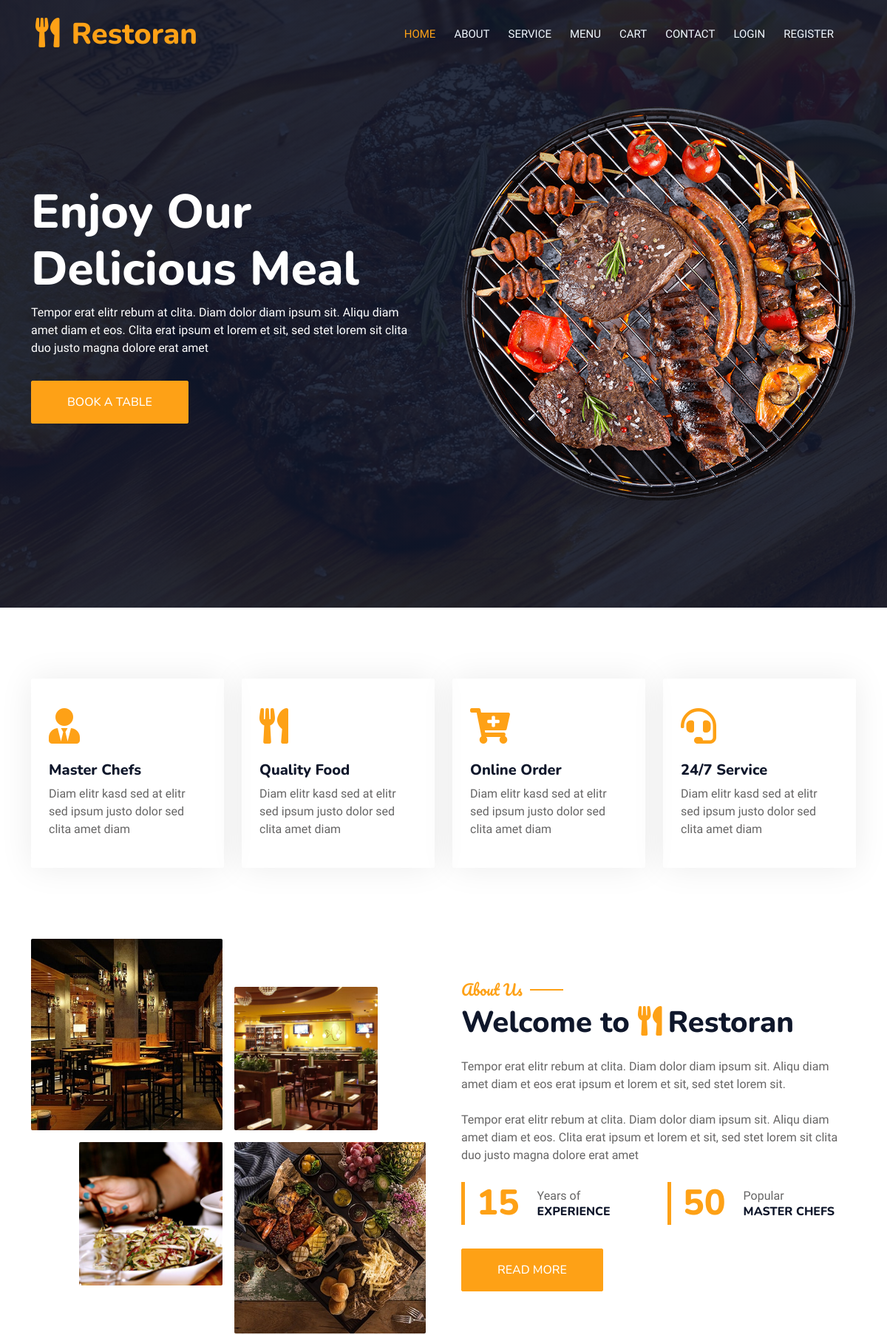
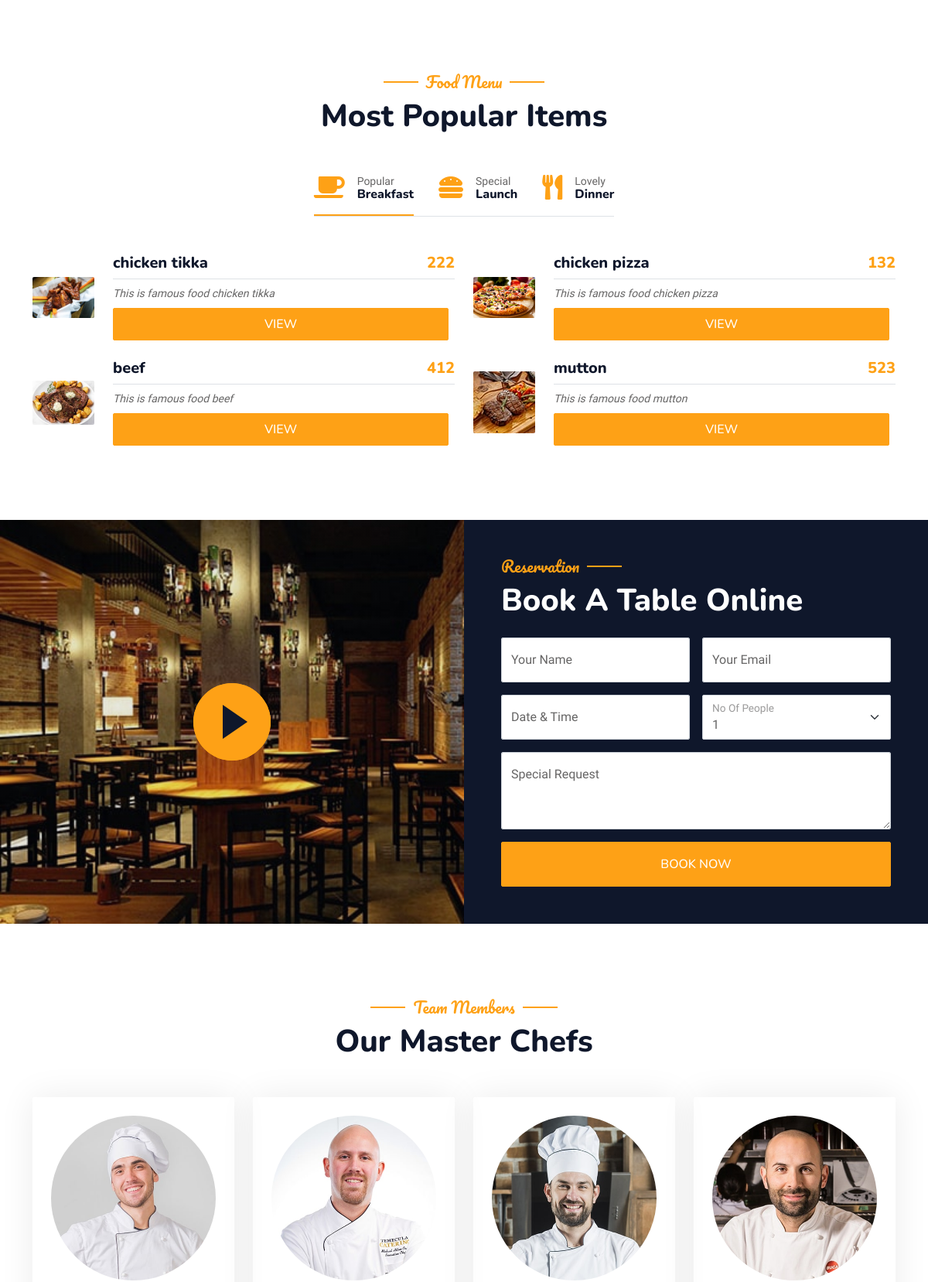
The page / (upper part) on the database its author committed (2 pictures, top to bottom).
### tables this page shows
CREATE TABLE food(
    id INT NOT NULL AUTO_INCREMENT,
    name VARCHAR(225) NOT NULL,
    image VARCHAR(225) NOT NULL,
    description TEXT NOT NULL,
    price VARCHAR(30) NOT NULL,
    created_At TIMESTAMP NOT NULL DEFAULT CURRENT_TIMESTAMP,
    PRIMARY KEY (id)
);

### index.php (the view, shortened to what the rows shown need)
<?php
include "./php/public/global/header.php";
include "./php/lib/App.php";
$db = new App;
$foods = $db->selectData("food");
?>
<body>
    <div class="container-xxl bg-white p-0">
        <div class="container-xxl position-relative p-0">
            <?php include "./php/public/global/navbar.php" ?>
            <div class="container-xxl py-5 bg-dark hero-header mb-5">
                <div class="container my-5 py-5">
                    <div class="row align-items-center g-5">
                        <div class="col-lg-6 text-center text-lg-start">
                            <h1 class="display-3 text-white animated slideInLeft">Enjoy Our<br>Delicious Meal</h1>
                        </div>
                    </div>
                </div>
            </div>
        </div>
        <div class="container-xxl py-5">
            <div class="container">
                <div class="row g-5 align-items-center">
                    <div class="col-lg-6">
                        <h1 class="mb-4">Welcome to <i class="fa fa-utensils text-primary me-2"></i>Restoran</h1>
                        <div class="row g-4 mb-4">
                            <div class="col-sm-6">
                                <div class="d-flex align-items-center border-start border-5 border-primary px-3">
                                    <h1 class="flex-shrink-0 display-5 text-primary mb-0" data-toggle="counter-up">15</h1>
                                </div>
                            </div>
                            <div class="col-sm-6">
                                <div class="d-flex align-items-center border-start border-5 border-primary px-3">
                                    <h1 class="flex-shrink-0 display-5 text-primary mb-0" data-toggle="counter-up">50</h1>
                                </div>
                            </div>
                        </div>
                    </div>
                </div>
            </div>
        </div>
        <div class="container-xxl py-5">
            <div class="container">
                <div class="text-center wow fadeInUp" data-wow-delay="0.1s">
                    <h1 class="mb-5">Most Popular Items</h1>
                </div>
                <div class="tab-class text-center wow fadeInUp" data-wow-delay="0.1s">
                    <div class="tab-content">
                        <div id="tab-1" class="tab-pane fade show p-0 active">
                            <div class="row g-4">
                                <?php
                                    if(!empty($foods) && is_array($foods)){
                                        foreach($foods as $food){
                                ?>
                                <div class="col-lg-6">
                                    <div class="d-flex align-items-center">
                                        <img class="flex-shrink-0 img-fluid rounded" src="img/<?php echo $food['image'] ?>" alt="" style="width: 80px;">
                                        <div class="w-100 d-flex flex-column text-start ps-4">
                                            <h5 class="d-flex justify-content-between border-bottom pb-2">
                                                <span><?php echo $food['name'] ?></span>
                                                <span class="text-primary"><?php echo $food['price'] ?> </span>
                                            </h5>
                                            <small class="fst-italic"><?php echo $food['description'] ?></small>
                                            <a type="button" href="<?php echo APP_URL; ?>/food/add-cart.php?id=<?php echo $food['id'] ?>" class="btn btn-primary py-2 top-0 end-0 mt-2 me-2">view</a>
                                        </div>
                                    </div>
                                </div>
                                <?php }} ?>
                            </div>
                        </div>
                    </div>
                </div>
            </div>
        </div>
        <div class="container-xxl py-5 px-0 wow fadeInUp" data-wow-delay="0.1s">
            <div class="row g-0">
                <div class="col-md-6 bg-dark d-flex align-items-center">
                    <div class="p-5 wow fadeInUp" data-wow-delay="0.2s">
                        <h1 class="text-white mb-4">Book A Table Online</h1>
                    </div>
                </div>
            </div>
        </div>
        <div class="container-xxl pt-5 pb-3">
            <div class="container">
                <div class="text-center wow fadeInUp" data-wow-delay="0.1s">
                    <h1 class="mb-5">Our Master Chefs</h1>
                </div>
            </div>
        </div>
    </div>
</body>
</html>

### rows shown on the page
food: image (picture), name "chicken tikka", price "222", description "This is famous food chicken tikka"
food: image (picture), name "chicken pizza", price "132", description "This is famous food chicken pizza"
food: image (picture), name "beef", price "412", description "This is famous food beef"
food: image (picture), name "mutton", price "523", description "This is famous food mutton"
